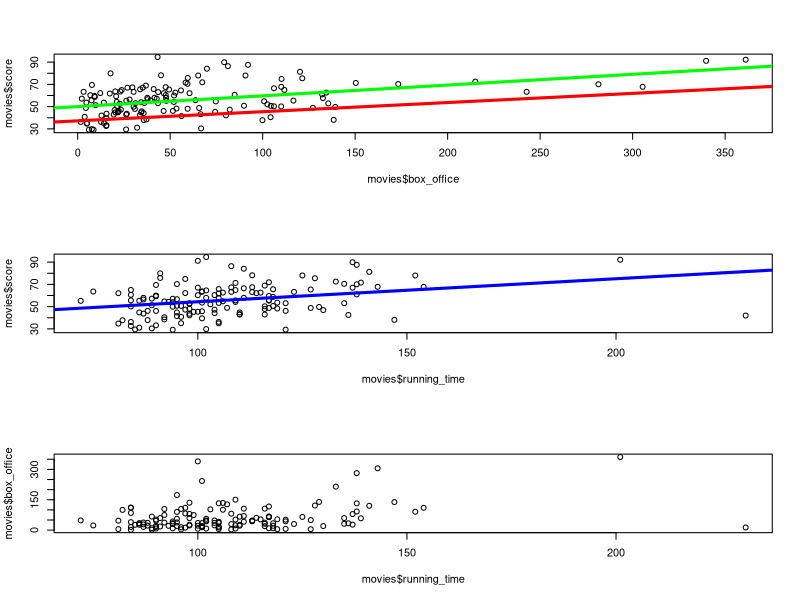

Write the R code that produced this figure. (Note: this script raises an error after producing the figure.)
#lm, cofounder
movies <- read.table("movies.txt",sep="\t",header=T,quote="")
head(movies)

par(mfrow=c(3,1))
movies$score <- as.numeric(movies$score)
movies$box_office <- as.numeric(movies$box_office)
movies$running_time <- as.numeric(movies$running_time)

plot(movies$score ~ movies$box_office)
lm1<-lm(movies$score ~ movies$box_office + movies$running_time)
abline(lm1,col="red",lwd=3)
lm2<-lm(movies$score ~ movies$box_office)
abline(lm2,col="green",lwd=3)

plot(movies$score ~ movies$running_time)
lm3<-lm(movies$score ~ movies$running_time)
abline(lm3,col="blue",lwd=3)

plot(movies$box_office ~ movies$running_time)
lm3<-lm(movies$box_officee ~ movies$running_time)
abline(lm3,col="blue",lwd=3)

